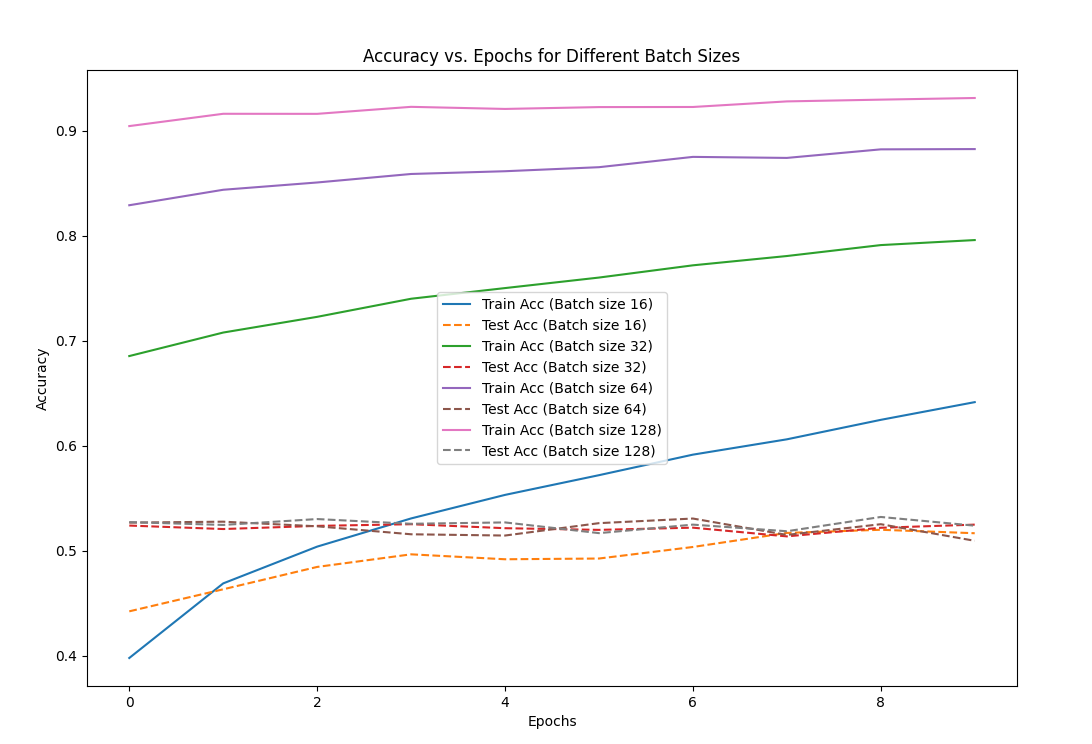

Source code (Python):
import torch
import torch.nn as nn
import torch.optim as optim
import torchvision
import torchvision.transforms as transforms
from torch.utils.data import DataLoader
import matplotlib.pyplot as plt

# Определение архитектуры многослойного персептрона
class MLP(nn.Module):
    def __init__(self):
        super(MLP, self).__init__()
        self.layers = nn.Sequential(
            nn.Flatten(),
            nn.Linear(32 * 32 * 3, 512),  # CIFAR изображения имеют размер 32x32x3
            nn.ReLU(),
            nn.Linear(512, 256),
            nn.ReLU(),
            nn.Linear(256, 10)  # 10 классов в CIFAR-10
        )

    def forward(self, x):
        return self.layers(x)

# Загрузка и предобработка датасета CIFAR-10
transform = transforms.Compose([
    transforms.ToTensor(),
    transforms.Normalize((0.5, 0.5, 0.5), (0.5, 0.5, 0.5))
])

trainset = torchvision.datasets.CIFAR10(root='./data', train=True, download=True, transform=transform)
testset = torchvision.datasets.CIFAR10(root='./data', train=False, download=True, transform=transform)

# Функция для обучения и валидации модели
def train_and_validate(model, trainloader, testloader, epochs=10, lr=0.001):
    criterion = nn.CrossEntropyLoss()
    optimizer = optim.Adam(model.parameters(), lr=lr)
    device = torch.device("cuda" if torch.cuda.is_available() else "cpu")
    model.to(device)

    # Словари для хранения истории обучения
    history = {
        'train_loss': [],
        'train_acc': [],
        'test_loss': [],
        'test_acc': []
    }

    for epoch in range(epochs):
        model.train()
        running_loss = 0.0
        correct = 0
        total = 0

        for i, data in enumerate(trainloader, 0):
            inputs, labels = data
            inputs, labels = inputs.to(device), labels.to(device)

            optimizer.zero_grad()
            outputs = model(inputs)
            loss = criterion(outputs, labels)
            loss.backward()
            optimizer.step()

            running_loss += loss.item()
            _, predicted = torch.max(outputs.data, 1)
            total += labels.size(0)
            correct += (predicted == labels).sum().item()

        train_loss = running_loss / len(trainloader)
        train_acc = correct / total
        history['train_loss'].append(train_loss)
        history['train_acc'].append(train_acc)

        # Валидация
        model.eval()
        test_loss = 0.0
        correct = 0
        total = 0

        with torch.no_grad():
            for data in testloader:
                images, labels = data
                images, labels = images.to(device), labels.to(device)
                outputs = model(images)
                loss = criterion(outputs, labels)
                test_loss += loss.item()
                _, predicted = torch.max(outputs.data, 1)
                total += labels.size(0)
                correct += (predicted == labels).sum().item()

        test_loss = test_loss / len(testloader)
        test_acc = correct / total
        history['test_loss'].append(test_loss)
        history['test_acc'].append(test_acc)

        print(f'Epoch {epoch + 1}/{epochs} - Train loss: {train_loss:.4f}, Train acc: {train_acc:.4f}, Test loss: {test_loss:.4f}, Test acc: {test_acc:.4f}')

    return history

# Создание модели
model = MLP()

# Размеры batch для эксперимента
batch_sizes = [16, 32, 64, 128]

# Словарь для хранения истории обучения для разных размеров batch
batch_history = {}

# Обучение модели с разными размерами batch и сохранение истории
for batch_size in batch_sizes:
    trainloader = DataLoader(trainset, batch_size=batch_size, shuffle=True)
    testloader = DataLoader(testset, batch_size=batch_size, shuffle=False)
    print(f"Training with batch size: {batch_size}")
    batch_history[batch_size] = train_and_validate(model, trainloader, testloader)

# Визуализация результатов
plt.figure(figsize=(12, 8))
for batch_size in batch_sizes:
    plt.plot(batch_history[batch_size]['train_acc'], label=f'Train Acc (Batch size {batch_size})')
    plt.plot(batch_history[batch_size]['test_acc'], label=f'Test Acc (Batch size {batch_size})', linestyle='--')

plt.title('Accuracy vs. Epochs for Different Batch Sizes')
plt.xlabel('Epochs')
plt.ylabel('Accuracy')
plt.legend()
plt.show()
